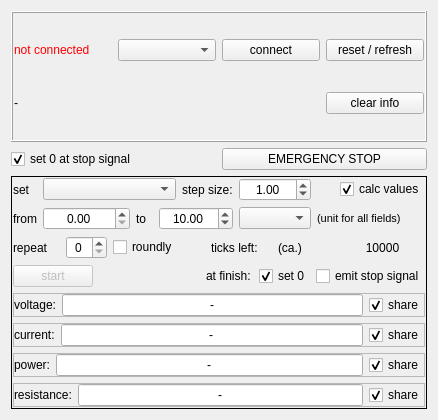
<?xml version="1.0" encoding="UTF-8"?>
<ui version="4.0">
 <class>eaps3000UICharWindow</class>
 <widget class="QWidget" name="eaps3000UICharWindow">
  <property name="geometry">
   <rect>
    <x>0</x>
    <y>0</y>
    <width>438</width>
    <height>420</height>
   </rect>
  </property>
  <property name="windowTitle">
   <string>Form</string>
  </property>
  <layout class="QGridLayout" name="gridLayout_8">
   <item row="0" column="0" colspan="2">
    <widget class="QFrame" name="frame_connection">
     <property name="frameShape">
      <enum>QFrame::Box</enum>
     </property>
     <property name="frameShadow">
      <enum>QFrame::Raised</enum>
     </property>
     <layout class="QGridLayout" name="gridLayout_4">
      <property name="leftMargin">
       <number>1</number>
      </property>
      <property name="topMargin">
       <number>1</number>
      </property>
      <property name="rightMargin">
       <number>1</number>
      </property>
      <property name="bottomMargin">
       <number>1</number>
      </property>
      <item row="0" column="0">
       <widget class="QLabel" name="lbl_status">
        <property name="styleSheet">
         <string notr="true">color: red;</string>
        </property>
        <property name="text">
         <string>not connected</string>
        </property>
       </widget>
      </item>
      <item row="0" column="1">
       <widget class="QComboBox" name="cob_ports"/>
      </item>
      <item row="0" column="2">
       <widget class="QPushButton" name="btn_connect">
        <property name="text">
         <string>connect</string>
        </property>
       </widget>
      </item>
      <item row="0" column="3">
       <widget class="QPushButton" name="btn_resetRefresh">
        <property name="text">
         <string>reset / refresh</string>
        </property>
       </widget>
      </item>
      <item row="1" column="3">
       <widget class="QPushButton" name="btn_clearInfo">
        <property name="text">
         <string>clear info</string>
        </property>
       </widget>
      </item>
      <item row="1" column="0" colspan="3">
       <widget class="QLabel" name="lbl_info">
        <property name="text">
         <string>-</string>
        </property>
       </widget>
      </item>
     </layout>
    </widget>
   </item>
   <item row="1" column="0">
    <widget class="QCheckBox" name="chb_setZeroAtStopSignal">
     <property name="text">
      <string>set 0 at stop signal</string>
     </property>
     <property name="checked">
      <bool>true</bool>
     </property>
    </widget>
   </item>
   <item row="1" column="1">
    <widget class="QPushButton" name="btn_emergencyStop">
     <property name="text">
      <string>EMERGENCY STOP</string>
     </property>
    </widget>
   </item>
   <item row="2" column="0" colspan="2">
    <widget class="QFrame" name="frame_values">
     <property name="enabled">
      <bool>true</bool>
     </property>
     <property name="frameShape">
      <enum>QFrame::Box</enum>
     </property>
     <layout class="QGridLayout" name="gridLayout_6">
      <property name="leftMargin">
       <number>1</number>
      </property>
      <property name="topMargin">
       <number>1</number>
      </property>
      <property name="rightMargin">
       <number>1</number>
      </property>
      <property name="bottomMargin">
       <number>1</number>
      </property>
      <item row="2" column="0" colspan="6">
       <widget class="QFrame" name="frame_voltage">
        <property name="frameShape">
         <enum>QFrame::StyledPanel</enum>
        </property>
        <property name="frameShadow">
         <enum>QFrame::Raised</enum>
        </property>
        <layout class="QGridLayout" name="gridLayout">
         <property name="leftMargin">
          <number>0</number>
         </property>
         <property name="topMargin">
          <number>0</number>
         </property>
         <property name="rightMargin">
          <number>0</number>
         </property>
         <property name="bottomMargin">
          <number>0</number>
         </property>
         <item row="0" column="0">
          <widget class="QLabel" name="lbl_voltage_lbl">
           <property name="text">
            <string>voltage:</string>
           </property>
          </widget>
         </item>
         <item row="0" column="1">
          <widget class="QLineEdit" name="txt_voltage">
           <property name="text">
            <string>-</string>
           </property>
           <property name="alignment">
            <set>Qt::AlignCenter</set>
           </property>
           <property name="readOnly">
            <bool>true</bool>
           </property>
          </widget>
         </item>
         <item row="0" column="2">
          <widget class="QCheckBox" name="chb_shareVoltage">
           <property name="enabled">
            <bool>true</bool>
           </property>
           <property name="text">
            <string>share</string>
           </property>
           <property name="checked">
            <bool>true</bool>
           </property>
          </widget>
         </item>
        </layout>
       </widget>
      </item>
      <item row="0" column="0" colspan="6">
       <widget class="QFrame" name="frame_setValues">
        <layout class="QGridLayout" name="gridLayout_5">
         <property name="leftMargin">
          <number>0</number>
         </property>
         <property name="topMargin">
          <number>0</number>
         </property>
         <property name="rightMargin">
          <number>0</number>
         </property>
         <property name="bottomMargin">
          <number>0</number>
         </property>
         <item row="0" column="0">
          <widget class="QLabel" name="lbl_setValue_lbl">
           <property name="text">
            <string>set</string>
           </property>
          </widget>
         </item>
         <item row="0" column="1" colspan="5">
          <widget class="QComboBox" name="cob_setValue"/>
         </item>
         <item row="0" column="6" colspan="2">
          <widget class="QLabel" name="lbl_stepSize_lbl">
           <property name="text">
            <string>step size:</string>
           </property>
          </widget>
         </item>
         <item row="0" column="8" colspan="2">
          <widget class="QDoubleSpinBox" name="dsb_stepSize">
           <property name="alignment">
            <set>Qt::AlignCenter</set>
           </property>
           <property name="minimum">
            <double>0.010000000000000</double>
           </property>
           <property name="value">
            <double>1.000000000000000</double>
           </property>
          </widget>
         </item>
         <item row="0" column="11">
          <widget class="QCheckBox" name="chb_calcValues">
           <property name="enabled">
            <bool>true</bool>
           </property>
           <property name="text">
            <string>calc values</string>
           </property>
           <property name="checked">
            <bool>true</bool>
           </property>
          </widget>
         </item>
         <item row="1" column="0">
          <widget class="QLabel" name="lbl_setFrom_lbl">
           <property name="sizePolicy">
            <sizepolicy hsizetype="Preferred" vsizetype="Preferred">
             <horstretch>0</horstretch>
             <verstretch>0</verstretch>
            </sizepolicy>
           </property>
           <property name="text">
            <string>from</string>
           </property>
           <property name="alignment">
            <set>Qt::AlignCenter</set>
           </property>
          </widget>
         </item>
         <item row="1" column="5" colspan="3">
          <widget class="QDoubleSpinBox" name="dsb_toValue">
           <property name="alignment">
            <set>Qt::AlignCenter</set>
           </property>
           <property name="value">
            <double>10.000000000000000</double>
           </property>
          </widget>
         </item>
         <item row="1" column="1" colspan="3">
          <widget class="QDoubleSpinBox" name="dsb_fromValue">
           <property name="alignment">
            <set>Qt::AlignCenter</set>
           </property>
           <property name="decimals">
            <number>2</number>
           </property>
           <property name="maximum">
            <double>999.990000000000009</double>
           </property>
           <property name="value">
            <double>0.000000000000000</double>
           </property>
          </widget>
         </item>
         <item row="1" column="8" colspan="2">
          <widget class="QComboBox" name="cob_unit"/>
         </item>
         <item row="1" column="4">
          <widget class="QLabel" name="lbl_to_lbl">
           <property name="text">
            <string>to</string>
           </property>
          </widget>
         </item>
         <item row="1" column="10" colspan="2">
          <widget class="QLabel" name="lbl_unit_lbl">
           <property name="font">
            <font>
             <pointsize>8</pointsize>
            </font>
           </property>
           <property name="text">
            <string>(unit for all fields)</string>
           </property>
          </widget>
         </item>
         <item row="2" column="0" colspan="2">
          <widget class="QLabel" name="lbl_repeat_lbl">
           <property name="text">
            <string>repeat</string>
           </property>
          </widget>
         </item>
         <item row="2" column="3" colspan="4">
          <widget class="QCheckBox" name="chb_loop">
           <property name="enabled">
            <bool>true</bool>
           </property>
           <property name="text">
            <string>roundly</string>
           </property>
           <property name="checked">
            <bool>false</bool>
           </property>
          </widget>
         </item>
         <item row="2" column="2">
          <widget class="QSpinBox" name="spb_repeat">
           <property name="enabled">
            <bool>true</bool>
           </property>
           <property name="alignment">
            <set>Qt::AlignCenter</set>
           </property>
          </widget>
         </item>
         <item row="2" column="9" colspan="2">
          <widget class="QLabel" name="lbl_ticksApprox">
           <property name="text">
            <string>(ca.)</string>
           </property>
          </widget>
         </item>
         <item row="2" column="7" colspan="2">
          <widget class="QLabel" name="lbl_ticksLeft_lbl">
           <property name="text">
            <string>ticks left:</string>
           </property>
          </widget>
         </item>
         <item row="2" column="11">
          <widget class="QLabel" name="lbl_ticksLeft">
           <property name="text">
            <string>10000</string>
           </property>
           <property name="alignment">
            <set>Qt::AlignCenter</set>
           </property>
          </widget>
         </item>
        </layout>
       </widget>
      </item>
      <item row="4" column="0" colspan="6">
       <widget class="QFrame" name="frame_power">
        <property name="frameShape">
         <enum>QFrame::StyledPanel</enum>
        </property>
        <property name="frameShadow">
         <enum>QFrame::Raised</enum>
        </property>
        <layout class="QGridLayout" name="gridLayout_3">
         <property name="leftMargin">
          <number>0</number>
         </property>
         <property name="topMargin">
          <number>0</number>
         </property>
         <property name="rightMargin">
          <number>0</number>
         </property>
         <property name="bottomMargin">
          <number>0</number>
         </property>
         <item row="0" column="0">
          <widget class="QLabel" name="lbl_power_lbl">
           <property name="text">
            <string>power:</string>
           </property>
          </widget>
         </item>
         <item row="0" column="1">
          <widget class="QLineEdit" name="txt_power">
           <property name="text">
            <string>-</string>
           </property>
           <property name="alignment">
            <set>Qt::AlignCenter</set>
           </property>
           <property name="readOnly">
            <bool>true</bool>
           </property>
          </widget>
         </item>
         <item row="0" column="2">
          <widget class="QCheckBox" name="chb_sharePower">
           <property name="enabled">
            <bool>true</bool>
           </property>
           <property name="text">
            <string>share</string>
           </property>
           <property name="checked">
            <bool>true</bool>
           </property>
          </widget>
         </item>
        </layout>
       </widget>
      </item>
      <item row="1" column="5">
       <widget class="QCheckBox" name="chb_emitStopSignal">
        <property name="text">
         <string>emit stop signal</string>
        </property>
       </widget>
      </item>
      <item row="3" column="0" colspan="6">
       <widget class="QFrame" name="frame_current">
        <property name="frameShape">
         <enum>QFrame::StyledPanel</enum>
        </property>
        <property name="frameShadow">
         <enum>QFrame::Raised</enum>
        </property>
        <layout class="QGridLayout" name="gridLayout_2">
         <property name="leftMargin">
          <number>0</number>
         </property>
         <property name="topMargin">
          <number>0</number>
         </property>
         <property name="rightMargin">
          <number>0</number>
         </property>
         <property name="bottomMargin">
          <number>0</number>
         </property>
         <item row="0" column="0">
          <widget class="QLabel" name="lbl_current_lbl">
           <property name="text">
            <string>current:</string>
           </property>
          </widget>
         </item>
         <item row="0" column="1">
          <widget class="QLineEdit" name="txt_current">
           <property name="text">
            <string>-</string>
           </property>
           <property name="alignment">
            <set>Qt::AlignCenter</set>
           </property>
           <property name="readOnly">
            <bool>true</bool>
           </property>
          </widget>
         </item>
         <item row="0" column="2">
          <widget class="QCheckBox" name="chb_shareCurrent">
           <property name="enabled">
            <bool>true</bool>
           </property>
           <property name="text">
            <string>share</string>
           </property>
           <property name="checked">
            <bool>true</bool>
           </property>
          </widget>
         </item>
        </layout>
       </widget>
      </item>
      <item row="1" column="0">
       <widget class="QPushButton" name="btn_startStop">
        <property name="enabled">
         <bool>false</bool>
        </property>
        <property name="text">
         <string>start</string>
        </property>
       </widget>
      </item>
      <item row="1" column="3">
       <widget class="QLabel" name="lbl_atFinish">
        <property name="text">
         <string>at finish:</string>
        </property>
       </widget>
      </item>
      <item row="1" column="4">
       <widget class="QCheckBox" name="chb_setZeroWhenFinished">
        <property name="text">
         <string>set 0</string>
        </property>
        <property name="checked">
         <bool>true</bool>
        </property>
       </widget>
      </item>
      <item row="5" column="0" colspan="6">
       <widget class="QFrame" name="frame_resistance">
        <property name="frameShape">
         <enum>QFrame::StyledPanel</enum>
        </property>
        <property name="frameShadow">
         <enum>QFrame::Raised</enum>
        </property>
        <layout class="QGridLayout" name="gridLayout_7">
         <property name="leftMargin">
          <number>0</number>
         </property>
         <property name="topMargin">
          <number>0</number>
         </property>
         <property name="rightMargin">
          <number>0</number>
         </property>
         <property name="bottomMargin">
          <number>0</number>
         </property>
         <item row="0" column="0">
          <widget class="QLabel" name="lbl_resistance_lbl">
           <property name="text">
            <string>resistance:</string>
           </property>
          </widget>
         </item>
         <item row="0" column="1">
          <widget class="QLineEdit" name="txt_resistance">
           <property name="text">
            <string>-</string>
           </property>
           <property name="alignment">
            <set>Qt::AlignCenter</set>
           </property>
           <property name="readOnly">
            <bool>true</bool>
           </property>
          </widget>
         </item>
         <item row="0" column="2">
          <widget class="QCheckBox" name="chb_shareResistance">
           <property name="enabled">
            <bool>true</bool>
           </property>
           <property name="text">
            <string>share</string>
           </property>
           <property name="checked">
            <bool>true</bool>
           </property>
          </widget>
         </item>
        </layout>
       </widget>
      </item>
     </layout>
    </widget>
   </item>
  </layout>
 </widget>
 <resources/>
 <connections/>
</ui>
